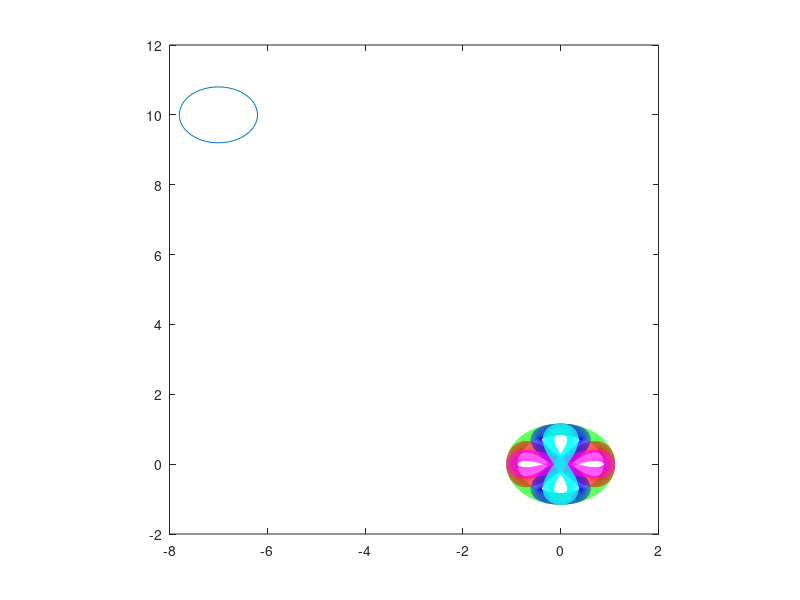

MATLAB code for this plot:
%% triangle
v = [0 0; 1 0; 1 1; 0 1];
f = [1 1 2 3];
patch('Faces',f,'Vertices',v,'FaceColor','red')

%% flower
t=0:0.001:2*pi;
x=cos(t);
y=sin(t);
t=x.*y;
plot(x,y,'g','linewidth',8);
hold on;

%% 
plot(x,t,'r','linewidth',8);
hold on;

%%
plot(t,x,'b','linewidth',8);
hold on;

%%
axis square
hold on;
t=x.*0.5.*y;
plot(t,x,'c','linewidth',8);
hold on;
plot(x,t,'m','linewidth',8);
hold on;
plot(t,x,'c','linewidth',8);

%% bodies
n = 60; 
theta = linspace(0,2*pi,n);
theta = fliplr(theta);
head_radius = 1.0;

girl_head_X = -7 + (head_radius - 0.2)* cos(theta);
girl_head_Y = 10 + (head_radius - 0.2)* sin(theta);

plot(girl_head_X, girl_head_Y)

